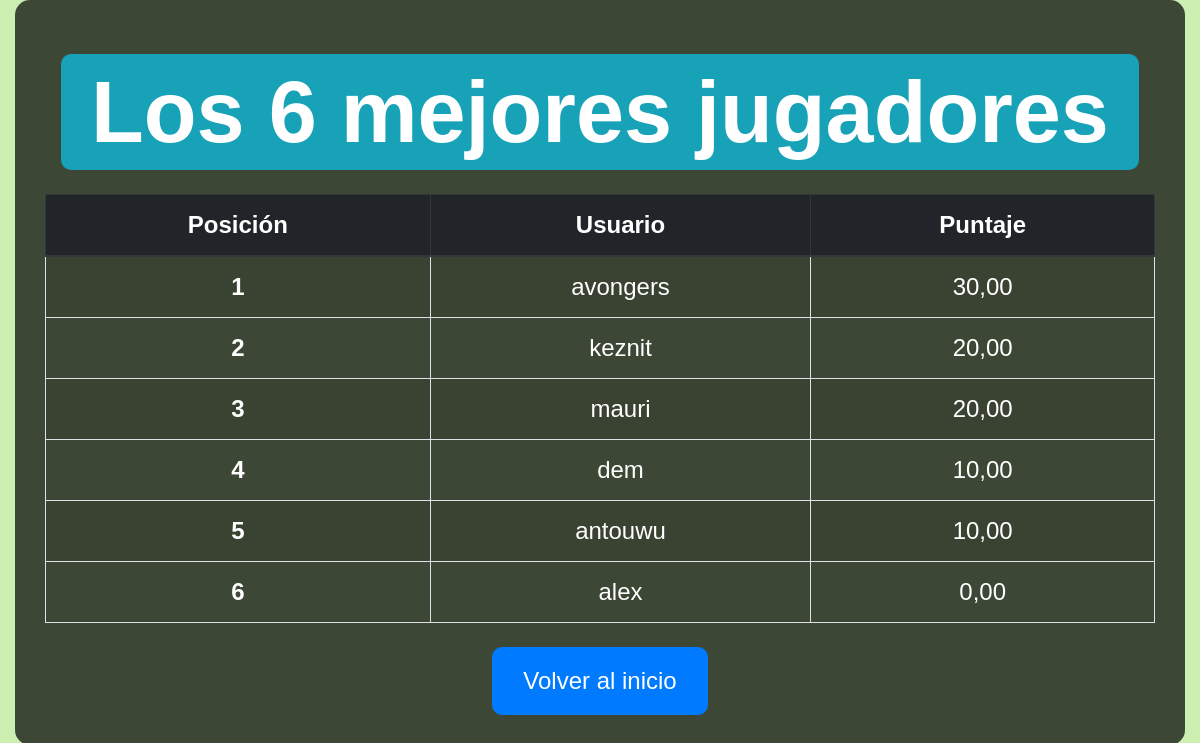
/tablero/, run on the app's committed database.
### Quiz/models.py (models this page shows, shortened)
class QuizUsuario(models.Model):
    usuario = models.OneToOneField(User, on_delete=models.CASCADE)
    puntaje_total = models.DecimalField(verbose_name='Puntaje Total', default=0, decimal_places=2, max_digits=10)

### Quiz/views.py (the view)
# urls.py: path('tablero/', tablero, name='tablero'),
def tablero(request):
	total_usaurios_quiz = QuizUsuario.objects.order_by('-puntaje_total')[:10]
	contador = total_usaurios_quiz.count()
	context = {
		'usuario_quiz':total_usaurios_quiz,
		'contar_user':contador
	}
	return render(request, 'play/tablero.html', context)

### template/play/tablero.html (shortened to what this page needs)
{% extends 'base.html' %}
{% block contenido %}
<div class="container-fluid">
    <div class="jumbotron text-white">
        <h1 class="display-3 text-center my-4">
            <span class="badge badge-info">
                Los {{ contar_user }} mejores jugadores
            </span>
        </h1>
        <table class="table table-striped table-bordered">
            <thead class="thead-dark">
                <tr>
                    <th scope="col">Posición</th>
                    <th scope="col">Usuario</th>
                    <th scope="col">Puntaje</th>
                </tr>
            </thead>
            <tbody>
                {% for user_quiz in usuario_quiz %}
                    <tr>
                        <th scope="row">{{ forloop.counter }}</th>
                        <td>{{ user_quiz.usuario.username }}</td>
                        <td>{{ user_quiz.puntaje_total }}</td>
                    </tr>
                {% endfor %}
            </tbody>
        </table>
        <div class="text-center mt-4">
            <a href="{% url 'inicio' %}" class="btn btn-primary">Volver al inicio</a>
        </div>
    </div>
</div>
{% endblock %}

### template/base.html (style rules this page uses)
* { margin: 0; padding: 0; }
body { background: #cdeeb1; }

### template/play/tablero.html (style rules this page uses)
html, body { height: 100%; margin: 0; padding: 0; }
body { background-image: url('https://e0.pxfuel.com/wallpapers/709/157/desktop-wallpaper-color-gradient-green-and-blue-gradient.jpg'); background-size: cover; background-position: center; color: #fff; font-family: 'Arial', sans-serif; }
.jumbotron { background-color: rgba(0, 0, 0, 0.7); padding: 30px; border-radius: 15px; }
h1.display-3 { font-size: 3em; font-weight: bold; margin-bottom: 20px; }
.badge-info { background-color: #17a2b8; font-size: 1.8em; padding: 15px 30px; border-radius: 10px; }
table { font-size: 1.5em; }
th, td { text-align: center; }
.btn-primary { font-size: 1.5em; padding: 15px 30px; border-radius: 10px; }

### data on the page
QuizUsuario: usuario.username "avongers", puntaje_total "30,00"
QuizUsuario: usuario.username "keznit", puntaje_total "20,00"
QuizUsuario: usuario.username "mauri", puntaje_total "20,00"
QuizUsuario: usuario.username "dem", puntaje_total "10,00"
QuizUsuario: usuario.username "antouwu", puntaje_total "10,00"
QuizUsuario: usuario.username "alex", puntaje_total "0,00"

### other printed values
{{ contar_user }} "6"
